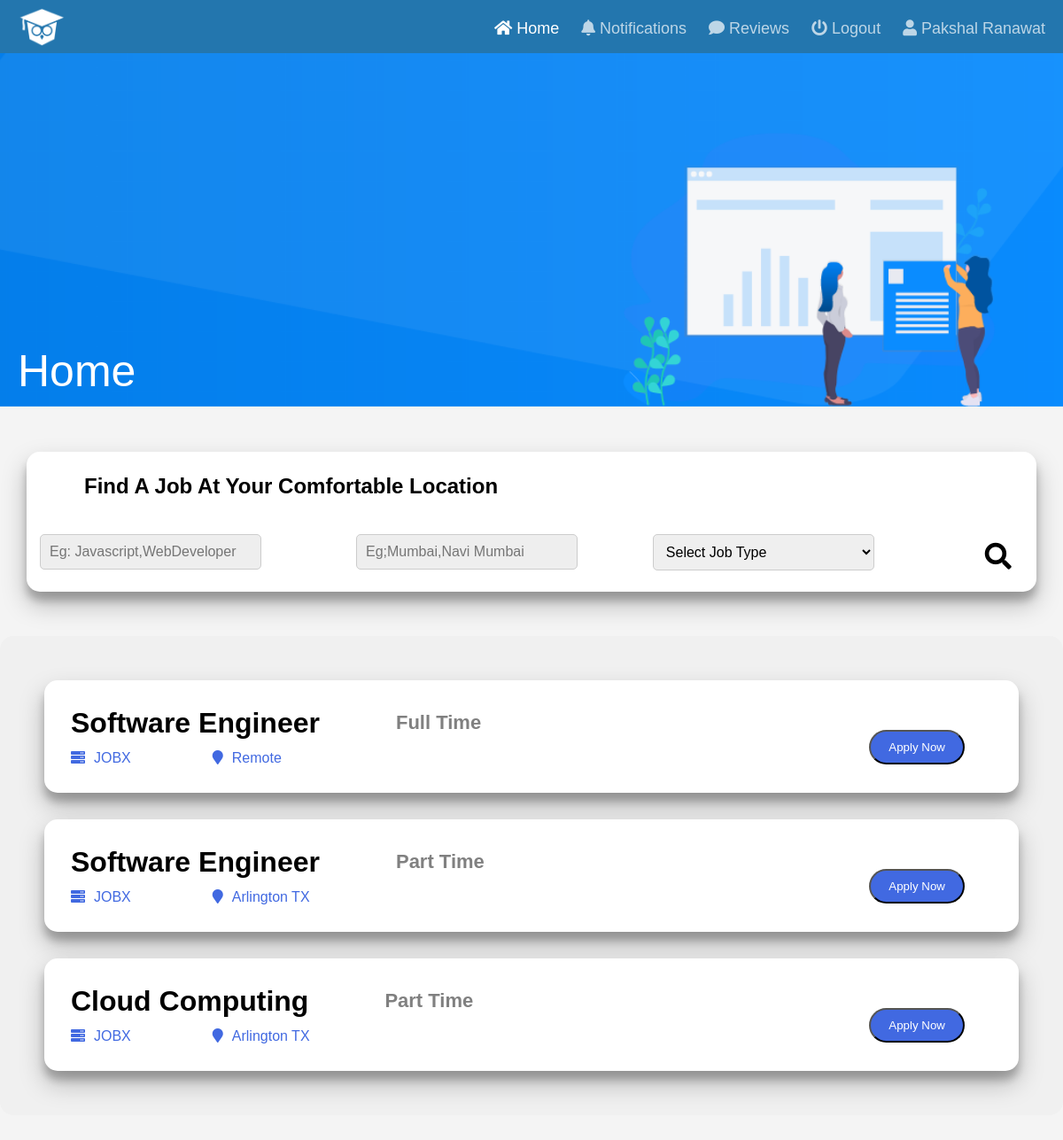
Page /php/employeehome.php (signed in) on the committed database.
### tables this page shows
CREATE TABLE `postajob` (
  `job_id` int(11) NOT NULL,
  `job_position` varchar(100) NOT NULL,
  `job_location` varchar(50) NOT NULL,
  `job_description` text NOT NULL,
  `job_type` varchar(20) NOT NULL,
  `company_no` int(11) NOT NULL
);

CREATE TABLE `company` (
  `company_no` int(11) NOT NULL,
  `company_email` varchar(20) NOT NULL,
  `company_pass` varchar(300) NOT NULL,
  `company_name` varchar(30) NOT NULL,
  `company_phnumber` varchar(10) NOT NULL,
  `verified` int(11) NOT NULL
);

### php/employeehome.php (the view, shortened to what this page needs)
<?php
include '_dbconnect.php';
$e_id = $_SESSION['sess_id'];
?>
<!DOCTYPE html>
<html lang="en">
<head>
  <link rel="stylesheet" href="../css/employeehome.css" />
  <link rel="stylesheet" href="../css/navbar.css" />
  <link rel="stylesheet" href="https://cdnjs.cloudflare.com/ajax/libs/font-awesome/5.14.0/css/all.min.css"
 />
</head>
<body>
  <nav class="navbar">
    <img src="../web_dev_img/dailysmarty.png" class="logo">
    <ul class="main-nav" id="js-menu">
      <li>
        <a href="#" class="nav-links select-page"><i class="fa fa-home" aria-hidden="true"></i> Home</a>
      </li>
      <li>
        <a href="employeenotifications.php" class="nav-links"><i class="fa fa-bell" aria-hidden="true"></i>
          Notifications</a>
      </li>
      <li>
        <a href="rate_company.php" class="nav-links"><i class="fa fa-comment" aria-hidden="true"></i>
          Reviews</a>
      </li>
      <li>
        <a href="logout.php" class="nav-links"><i class="fa fa-power-off" aria-hidden="true"></i> Logout</a>
      </li>
      <li>
        <a href="#" class="nav-links"><i class="fa fa-user" aria-hidden="true"></i>
          <?php echo $_SESSION['navname']; ?></a>
      </li>
    </ul>
  </nav>
  <div class="image-text-box">
    <div class="bottom-left">Home</div>
  </div>
  <div class="container">
    <div class="header-text">
      <h2>Find A Job At Your Comfortable Location</h2>
    </div>
    <form action="employeehome.php" method="POST">
      <div class="quickbar-search-form">
        <div class="suggestor-skill">
          <input type="text" class="input1" placeholder="Eg: Javascript,WebDeveloper" name="job_position" />
        </div>
        <div class="suggestor-location">
          <input type="text" class="input2" placeholder="Eg;Mumbai,Navi Mumbai" name="job_location" />
        </div>
        <div class="suggestor-jobtype">
          <select name="job_type" class="input3">
            <option value="">Select Job Type</option>
          </select>
        </div>
        <div style="margin-left: 3%;">
          <button class="fa fa-search search-btn" aria-hidden="true"></button>
        </div>
      </div>
    </form>
  </div>
  <div class="super-container">
    <?php
    $sql = '';
    if ($_SERVER["REQUEST_METHOD"] == "POST") {
      $job_position = $_POST['job_position'];
      $job_location = $_POST['job_location'];
      $job_type = $_POST['job_type'];
      $sql = "SELECT * FROM postajob WHERE job_id NOT IN (SELECT job_id FROM employee_job WHERE emp_no = '$e_id')";
      if ($job_position != '') {
        $sql .= " AND `job_position` LIKE '%$job_position%'";
      }
      if ($job_location != '') {
        $sql .= " AND `job_location` LIKE '%$job_location%'";
      }
      if ($job_type != '') {
        $sql .= " AND `job_type` = '$job_type'";
      }
    } else {
      $sql = "SELECT * FROM postajob WHERE job_id NOT IN (SELECT job_id FROM employee_job WHERE emp_no = '$e_id');";
    }
    $result = mysqli_query($conn, $sql);
    while ($row = mysqli_fetch_assoc($result)) {
      $sql = "SELECT `company_name` FROM `company` WHERE `company_no`='" . $row['company_no'] . "' ;";
      $ans = mysqli_query($conn, $sql);
      $numrows = mysqli_fetch_assoc($ans);
      echo '<div class="component">
        <div class="job">
          <h3>' . $row['job_position'] . ' </h3>
          <h4 class="job-type">' . $row['job_type'] . '</h4>
        </div>
        <div class="company-location">
          <a class="locate"><i class="fa fa-server" aria-hidden="true"></i><span>' . $numrows['company_name'] . '</span></a>
          <h5 class="header-five">
            <i class="fa fa-map-marker" aria-hidden="true"></i><span>' . $row['job_location'] . '</span></h5>
        </div>
        <div class="application">
            <button onclick="openModal(\'' . htmlspecialchars($row['job_id']) . '\', \'' . htmlspecialchars($row['job_position']) . '\', \'' . htmlspecialchars($numrows['company_name']) . '\', \'' . htmlspecialchars($row['job_type']). '\', \'' . htmlspecialchars($row['job_location']) . '\', \'' . htmlspecialchars($row['job_description']) . '\');" class="apply-button">Apply Now</button>
        </div>
      </div> ';
    }
    ?>
  </div>
</body>
</html>

### css/employeehome.css (style rules this page uses)
.container { background: white; box-shadow: 0 14px 28px rgba(0, 0, 0, 0.25), 0 10px 10px rgba(0, 0, 0, 0.22); max-width: 1349px; width: 95%; padding: 15px; border-radius: 15px; margin: 50px auto; }
.quickbar-search-form { display: flex; justify-content: space-between; align-items: center; flex-wrap: wrap; margin-top: 20px; gap: 15px; }
.quickbar-search-form input[type="text"], .quickbar-search-form select { width: 250px; padding: 10px; border: 1px solid #ccc; border-radius: 5px; font-size: 1rem; }
.quickbar-search-form input { margin-right: 10px; }
.search-btn { padding: 10px 15px; font-size: 1.1rem; color: black; border: none; border-radius: 5px; cursor: pointer; }
input { background: #eee; border: none; padding: 12px 15px; margin: 8px 0; font-size: 12px; width: 500px; }
.search-btn { font-size: 30px; margin-left: 3%; margin-top: 10px; cursor: pointer; border: none; background-color: white; }
.header-text { padding: 10px 0 10px; margin-left: 50px; }
.suggestor-skill { margin-right: 2%; }
@media screen and (max-width: 1280px) { input { width: 450px; } }
.super-container { margin-top: 50px; background: #f0f0f0; padding: 20px; border-radius: 15px; max-width: 1349px; margin: 35px auto; }
.component { border-radius: 15px; margin: 30px; background: white; padding: 30px; box-shadow: 0 14px 28px rgba(0, 0, 0, 0.25), 0 10px 10px rgba(0, 0, 0, 0.22); }
.job { display: flex; }
h4 { color: grey; display: inline-table; margin-left: 60px; margin-top: 3px; padding: 10px 26px; font-size: 22px; border-radius: 23px; top: -8px; }
.job-type { position: relative; }
.company-location { display: flex; }
.header-five { margin-left: 92px; font-size: 16px; font-weight: 100; }
h3 { font-size: xx-large; }
.application { float: right; position: relative; top: -31px; right: 81px; }
.company-location span { padding-left: 10px; }
.apply-button { text-decoration: none; color: white; background: #4169e1; padding: 10px 20px; border-radius: 23px; position: relative; left: 50px; top: -10px; }
.company-location { color: gray; }
.locate { color: #4169e1; }
h5 { color: #4169e1; }

### css/navbar.css (style rules this page uses)
* { box-sizing: border-box; padding: 0; margin: 0; }
body { font-family: "Josefin Sans", sans-serif; background-color: #f4f4f4; }
.navbar { background-color: #2376ae; font-size: 18px; height: 60px; }
.nav-links { text-decoration: none; color: rgba(255, 255, 255, 0.7) !important; }
.select-page { text-decoration: none; color: rgba(255, 255, 255, 1) !important; }
.logo { margin-top: 8px; height: 45px; position: relative; z-index: 5; }
.main-nav { list-style-type: none; }
.main-nav { display: flex; flex-direction: row; justify-content: flex-end; padding-bottom: 20px; margin-right: 20px; position: relative; top: -36px; }
.nav-links { padding-left: 25px; }
.image-text-box { background-image: url(../web_dev_img/bradcam.png); background-size: cover; background-repeat: no-repeat; height: 400px; background-position: 90% center; }
.bottom-left { position: relative; top: 330px; padding-left: 20px; color: rgba(255, 255, 255, 1); font-size: 50px; }

### rows in the picture
postajob: job_position "Software Engineer", job_type "Full Time", company.company_name "JOBX", job_location "Remote"
postajob: job_position "Software Engineer", job_type "Part Time", company.company_name "JOBX", job_location "Arlington TX"
postajob: job_position "Cloud Computing", job_type "Part Time", company.company_name "JOBX", job_location "Arlington TX"

### other values in the picture
$_SESSION['navname'] "Pakshal Ranawat"
